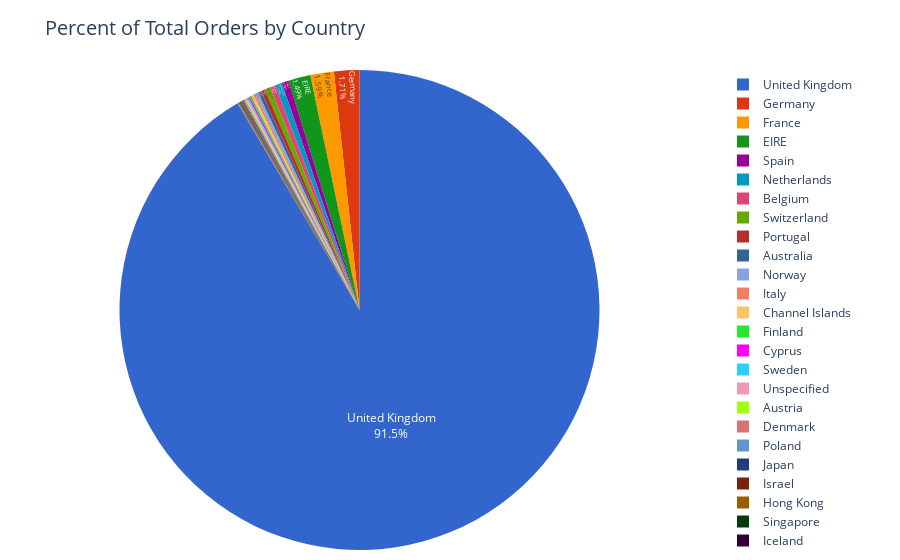

The notebook cell saved with this chart:
### Code cell
fig = px.pie(country_orders,
             values="InvoiceNo",
             names="Country",
             title="Percent of Total Orders by Country",
             color_discrete_sequence=px.colors.qualitative.G10
            )
# px.colors.qualitative.swatches().show() # see available color palettes

fig.update_traces(
                  textposition="inside",
                  textinfo="percent+label"
                 )
fig.update_layout(
                  margin=dict(l=10, r=50, b=10, t=70, pad=0),
                  titlefont = dict(size = 20)
                 )
iplot(fig)

### Figure 1 — Plotly figure (JSON) as saved in the notebook; plotly's stock layout.template omitted (floating-point values rounded to 4 significant figures)
{"data": [{"domain": {"x": [0, 1], "y": [0, 1]}, "hovertemplate": "Country=%{label}<br>InvoiceNo=%{value}<extra></extra>", "labels": ["United Kingdom", "Germany", "France", "EIRE", "Spain", "Netherlands", "Belgium", "Switzerland", "Portugal", "Australia", "Norway", "Italy", "Channel Islands", "Finland", "Cyprus", "Sweden", "Unspecified", "Austria", "Denmark", "Poland", "Japan", "Israel", "Hong Kong", "Singapore", "Iceland", "USA", "Canada", "Greece", "Malta", "United Arab Emirates", "European Community", "RSA", "Lebanon", "Lithuania", "Brazil", "Czech Republic", "Bahrain", "Saudi Arabia"], "legendgroup": "", "name": "", "showlegend": true, "textinfo": "percent+label", "textposition": "inside", "type": "pie", "values": [485123, 9040, 8407, 7890, 2484, 2359, 2031, 1966, 1501, 1182, 1071, 758, 748, 685, 614, 451, 446, 398, 380, 330, 321, 295, 284, 222, 182, 179, 151, 145, 112, 68, 60, 57, 45, 35, 32, 25, 18, 9]}], "layout": {"legend": {"tracegroupgap": 0}, "margin": {"b": 10, "l": 10, "pad": 0, "r": 50, "t": 70}, "piecolorway": ["#3366CC", "#DC3912", "#FF9900", "#109618", "#990099", "#0099C6", "#DD4477", "#66AA00", "#B82E2E", "#316395"], "title": {"font": {"size": 20}, "text": "Percent of Total Orders by Country"}}}
